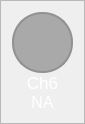
                     <widget class="QFrame" name="frame_ch6">
                      <property name="maximumSize">
                       <size>
                        <width>80</width>
                        <height>150</height>
                       </size>
                      </property>
                      <property name="styleSheet">
                       <string notr="true">QFrame{
	
	border-color: rgb(255, 98, 92);
}

QLabel{
	color: #FFF;
}</string>
                      </property>
                      <property name="frameShape">
                       <enum>QFrame::StyledPanel</enum>
                      </property>
                      <property name="frameShadow">
                       <enum>QFrame::Raised</enum>
                      </property>
                      <layout class="QVBoxLayout" name="verticalLayout_13">
                       <property name="spacing">
                        <number>0</number>
                       </property>
                       <item>
                        <widget class="QFrame" name="frame_ch6_color">
                         <property name="sizePolicy">
                          <sizepolicy hsizetype="Fixed" vsizetype="Fixed">
                           <horstretch>0</horstretch>
                           <verstretch>0</verstretch>
                          </sizepolicy>
                         </property>
                         <property name="minimumSize">
                          <size>
                           <width>61</width>
                           <height>61</height>
                          </size>
                         </property>
                         <property name="maximumSize">
                          <size>
                           <width>1000</width>
                           <height>61</height>
                          </size>
                         </property>
                         <property name="sizeIncrement">
                          <size>
                           <width>1</width>
                           <height>1</height>
                          </size>
                         </property>
                         <property name="styleSheet">
                          <string notr="true">border: 2px solid rgb(145, 145, 145);
border-radius: 30px;
background-color: rgb(169, 169, 169)</string>
                         </property>
                         <property name="frameShape">
                          <enum>QFrame::StyledPanel</enum>
                         </property>
                         <property name="frameShadow">
                          <enum>QFrame::Raised</enum>
                         </property>
                        </widget>
                       </item>
                       <item>
                        <widget class="QLabel" name="label_ch6">
                         <property name="minimumSize">
                          <size>
                           <width>61</width>
                           <height>0</height>
                          </size>
                         </property>
                         <property name="maximumSize">
                          <size>
                           <width>16777215</width>
                           <height>30</height>
                          </size>
                         </property>
                         <property name="font">
                          <font>
                           <pointsize>13</pointsize>
                           <weight>50</weight>
                           <italic>false</italic>
                           <bold>false</bold>
                          </font>
                         </property>
                         <property name="text">
                          <string>Ch6</string>
                         </property>
                         <property name="alignment">
                          <set>Qt::AlignCenter</set>
                         </property>
                        </widget>
                       </item>
                       <item>
                        <widget class="QLabel" name="label_ch6_value">
                         <property name="minimumSize">
                          <size>
                           <width>61</width>
                           <height>0</height>
                          </size>
                         </property>
                         <property name="maximumSize">
                          <size>
                           <width>16777215</width>
                           <height>30</height>
                          </size>
                         </property>
                         <property name="font">
                          <font>
                           <pointsize>12</pointsize>
                           <weight>50</weight>
                           <italic>false</italic>
                           <bold>false</bold>
                          </font>
                         </property>
                         <property name="styleSheet">
                          <string notr="true">font:12pt</string>
                         </property>
                         <property name="text">
                          <string>NA</string>
                         </property>
                         <property name="alignment">
                          <set>Qt::AlignCenter</set>
                         </property>
                        </widget>
                       </item>
                      </layout>
                     </widget>
